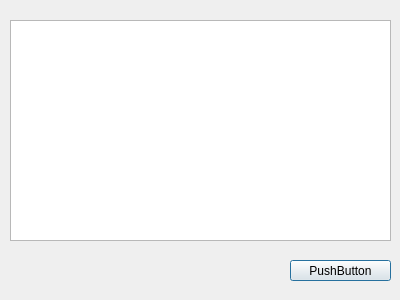
<?xml version="1.0" encoding="UTF-8"?>
<ui version="4.0">
 <class>Dialog</class>
 <widget class="QDialog" name="Dialog">
  <property name="geometry">
   <rect>
    <x>0</x>
    <y>0</y>
    <width>400</width>
    <height>300</height>
   </rect>
  </property>
  <property name="windowTitle">
   <string>Dialog</string>
  </property>
  <widget class="QPushButton" name="pushButton">
   <property name="geometry">
    <rect>
     <x>290</x>
     <y>260</y>
     <width>101</width>
     <height>21</height>
    </rect>
   </property>
   <property name="text">
    <string>PushButton</string>
   </property>
  </widget>
  <widget class="QTableView" name="tableView">
   <property name="geometry">
    <rect>
     <x>10</x>
     <y>20</y>
     <width>381</width>
     <height>221</height>
    </rect>
   </property>
  </widget>
 </widget>
 <resources/>
 <connections/>
</ui>
